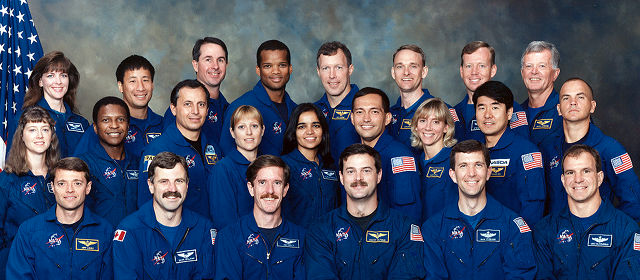
#> input picture PCD/LKP6/FACE DETECTION.png, 640 x 280 px
$ python G64170030.py
#> lines starting #> are read from the running program, lines starting #| are printed output that depends on the picture; after the words box and inside, x2 and y2 are one past the last pixel; in counts of white or black regions, pixels touching at a corner belong together
import cv2
import numpy as np


# Subtract Image
def subtract_image(source, subtractor):
    row, col, ch = source.shape
    print("Channel : {}".format(ch))
    canvas = np.zeros((row, col, 3), np.uint8)
    for i in range(row):
        for j in range(col):
            if subtractor[i, j] > 0:
                canvas[i, j] = source[i, j]

    return canvas


# Low Pass Filter
def low_pass_filter(image):
    row, col, ch = image.shape
    canvas = np.zeros((row, col, 1), np.uint8)
    for i in range(row):
        for j in range(col):
            if (1 <= i < row - 1) and (1 <= j < col - 1):
                value = [image[i - 1, j - 1] * 1 / 9, image[i - 1, j] * 1 / 9, image[i - 1, j + 1] * 1 / 9,
                         image[i, j - 1] * 1 / 9, image[i, j] * 1 / 9, image[i, j + 1] * 1 / 9,
                         image[i + 1, j - 1] * 1 / 9, image[i + 1, j] * 1 / 9, image[i + 1, j + 1] * 1 / 9]
                canvas[i, j] = sum(value)
            else:
                canvas[i, j] = image[i, j]
    return canvas


# Median Filter
def median_filter(image, size=3):
    row, col, ch = image.shape
    mid = int(size * size / 2)
    canvas = np.zeros((row, col, 1), np.uint8)
    for i in range(row):
        for j in range(col):
            if size <= i < row - size and size <= j < col - size:
                pixel_list = []
                for a in range(size):
                    for b in range(size):
                        pixel_list.append(image[i + a - 1, j + b - 1])

                pixel_list = sorted(pixel_list)
                canvas[i, j] = pixel_list[mid]
            else:
                canvas[i, j] = image[i, j]

    return canvas


# Threshold to Red
def do_threshold_white(image):
    row, col, ch = image.shape
    canvas = np.zeros((row, col, 1), np.uint8)

    for i in range(row):
        for j in range(col):
            if image[i, j] < 50:
                canvas[i, j] = 0
            else :
                canvas[i, j] = 255

    return canvas


# Threshold to Red
def do_threshold_red(image):
    row, col, ch = image.shape
    canvas = np.zeros((row, col, 1), np.uint8)

    for i in range(row):
        for j in range(col):
            h, s, v = image[i, j]
            if (0 < h < 40) and (30 < s < 160) and (150 < v < 255):
                canvas[i, j] = 255

    return canvas


# RGB to HSV
def rgb_to_hsv(image):
    row, col, ch = image.shape
    canvas = np.zeros((row, col, ch), np.uint8)
    for i in range(row):
        for j in range(col):
            b, g, r = image[i, j]
            b, g, r = b / 255, g / 255, r / 255
            cmax = max(b, g, r)
            cmin = min(b, g, r)
            delta = cmax - cmin
            h = 0
            if delta == 0:
                h = 0
            elif r == cmax:
                h = 60 * (((g - b) / delta) % 6)
            elif g == cmax:
                h = 60 * (((b - r) / delta) + 2)
            elif b == cmax:
                h = 60 * (((r - g) / delta) + 4)

            s = 0 if cmax == 0 else delta / cmax
            v = cmax
            canvas[i, j] = h, s * 255, v * 255

    return canvas


def main():
    image = cv2.imread('FACE DETECTION.png')
#> image is the input picture: shape (280, 640, 3); mean B, G, R 101.3, 80.1, 70.8
    image_hsv = rgb_to_hsv(image)
#> after the loop in rgb_to_hsv, `for i in range(row):`:
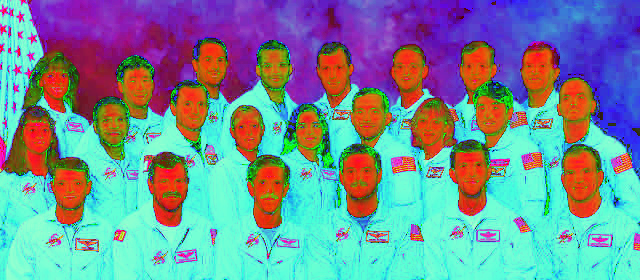
#> canvas: shape (280, 640, 3); mean B, G, R 153.4, 143.8, 114.6
    image_threshold_red = do_threshold_red(image_hsv)
#> after the loop in do_threshold_red, `for i in range(row):`:
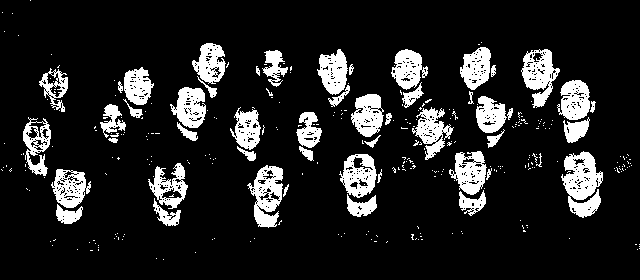
#> canvas: shape (280, 640, 1); 13.5% white; 314 white regions (263 under 20 px), largest, box (x1, y1, x2, y2) and area: (561, 151, 603, 218) 1706, (247, 165, 283, 228) 1260, (521, 49, 560, 108) 1195
    image_median = median_filter(image_threshold_red)
#> after the loop in median_filter, `for i in range(row):`:
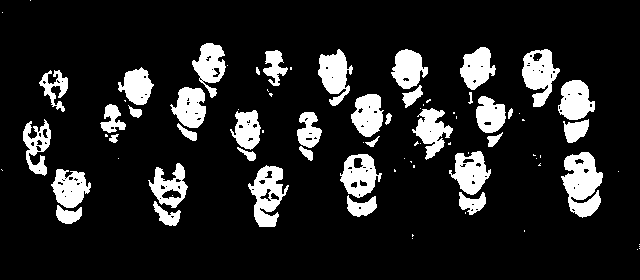
#> canvas: shape (280, 640, 1); 13.8% white; 83 white regions (43 under 20 px), largest, box (x1, y1, x2, y2) and area: (561, 152, 603, 218) 1785, (248, 165, 289, 227) 1341, (522, 49, 560, 107) 1260
    image_low_pass = low_pass_filter(image_median)
#> after the loop in low_pass_filter, `for i in range(row):`:
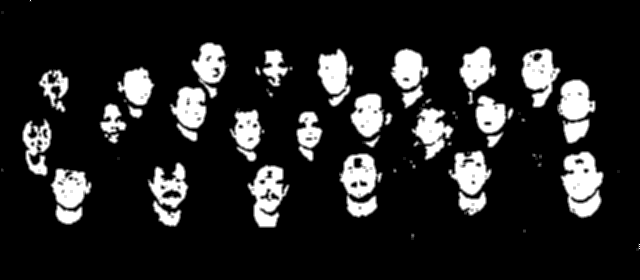
#> canvas: shape (280, 640, 1); min 0, max 255, mean 35.1
    image_threshold_white = do_threshold_white(image_low_pass)
#> after the loop in do_threshold_white, `for i in range(row):`:
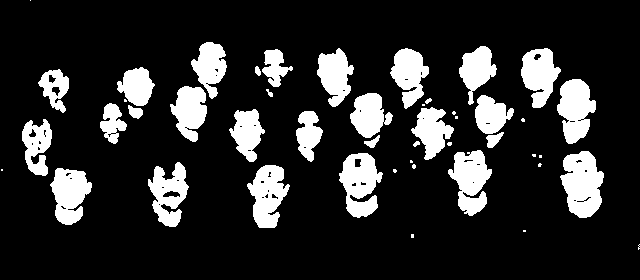
#> canvas: shape (280, 640, 1); 16.8% white; 47 white regions (17 under 20 px), largest, box (x1, y1, x2, y2) and area: (560, 151, 604, 218) 2069, (339, 153, 383, 218) 1800, (448, 150, 492, 216) 1748
    image_filtered = median_filter(image_threshold_white)
#> call 2 of median_filter, with size = 3
#> after the loop in median_filter (call 2), `for i in range(row):`:
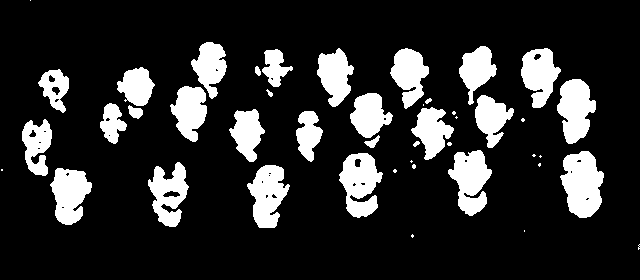
#> canvas: shape (280, 640, 1); 17% white; 45 white regions (16 under 20 px), largest, box (x1, y1, x2, y2) and area: (560, 151, 604, 218) 2098, (339, 153, 383, 218) 1817, (448, 150, 492, 216) 1770
    image_result = subtract_image(image, image_filtered)
#| Channel : 3
#> after the loop in subtract_image, `for i in range(row):`:
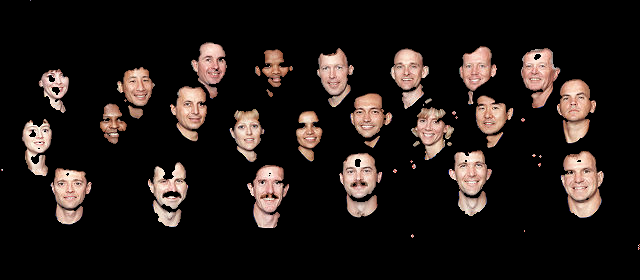
#> canvas: shape (280, 640, 3); mean B, G, R 23.5, 26.3, 33.4

    cv2.imwrite("rgb_to_hsv.png", image_hsv)
    cv2.imwrite("threshold_red.png", image_threshold_red)
    cv2.imwrite("median_filter1.png", image_median)
    cv2.imwrite("low_pass_filter.png", image_low_pass)
    cv2.imwrite("threshold_white.png", image_threshold_white)
    cv2.imwrite("median_filter2.png", image_filtered)
    cv2.imwrite("hasil.png", image_result)


if __name__ == '__main__':
    main()
